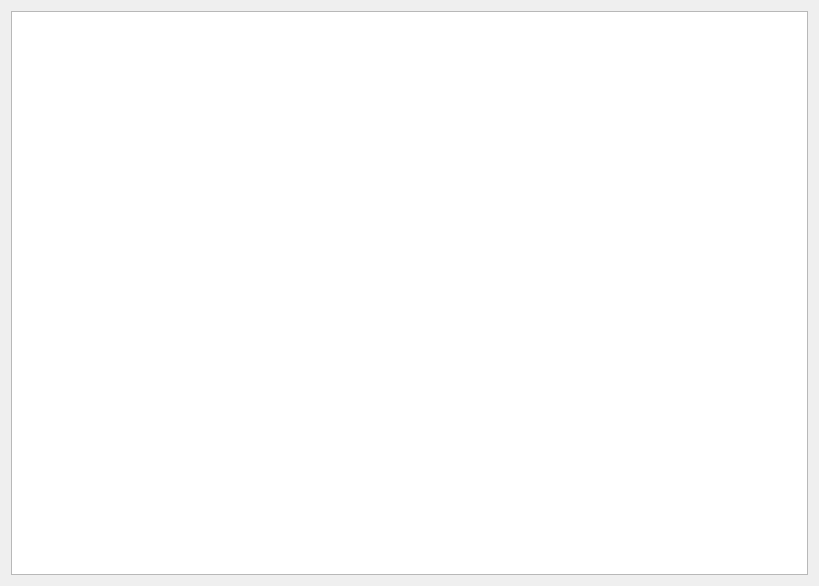
<?xml version="1.0" encoding="UTF-8"?>
<ui version="4.0">
 <class>Widget</class>
 <widget class="QWidget" name="Widget">
  <property name="geometry">
   <rect>
    <x>0</x>
    <y>0</y>
    <width>819</width>
    <height>586</height>
   </rect>
  </property>
  <property name="windowTitle">
   <string>Widget</string>
  </property>
  <layout class="QGridLayout" name="gridLayout">
   <item row="0" column="0">
    <widget class="QGraphicsView" name="graphicsView"/>
   </item>
  </layout>
 </widget>
 <layoutdefault spacing="6" margin="11"/>
 <resources/>
 <connections/>
</ui>
